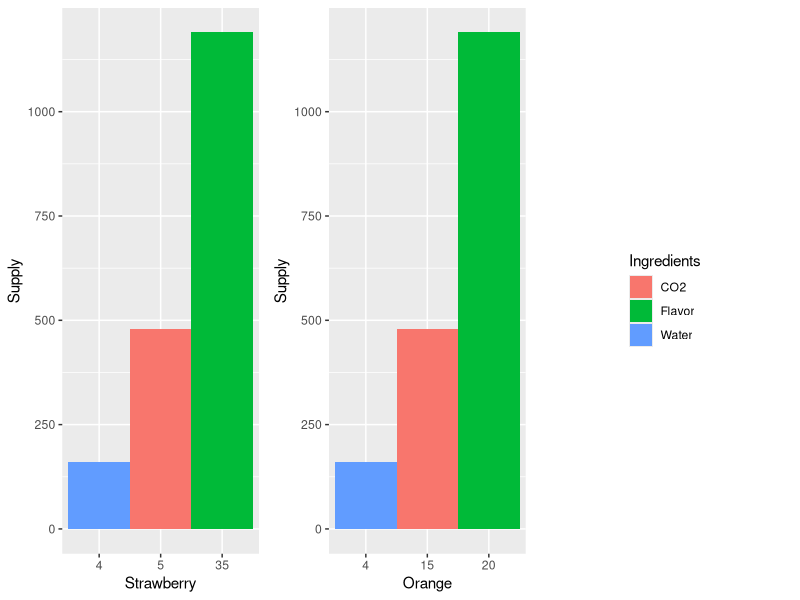
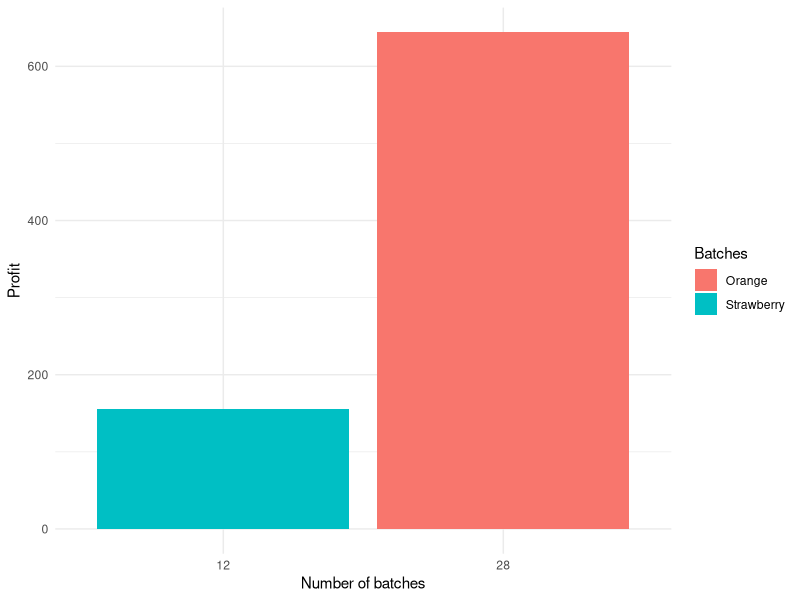
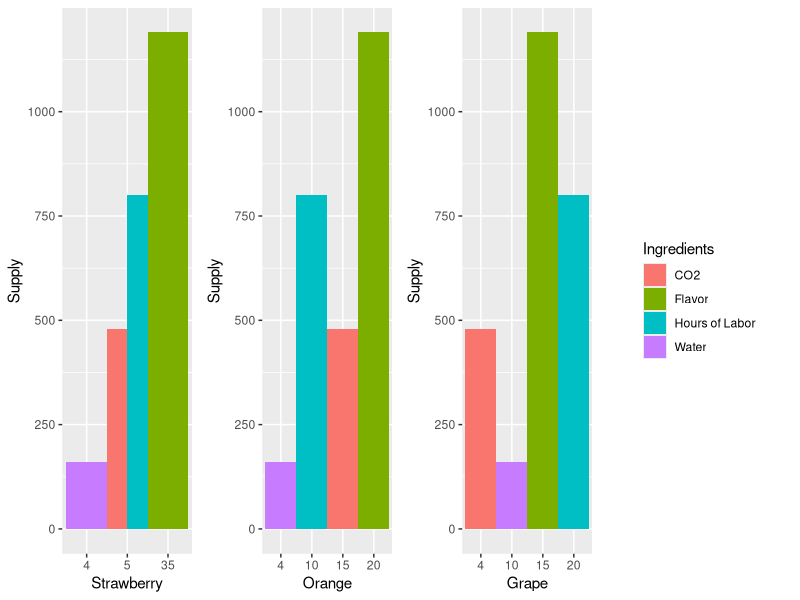
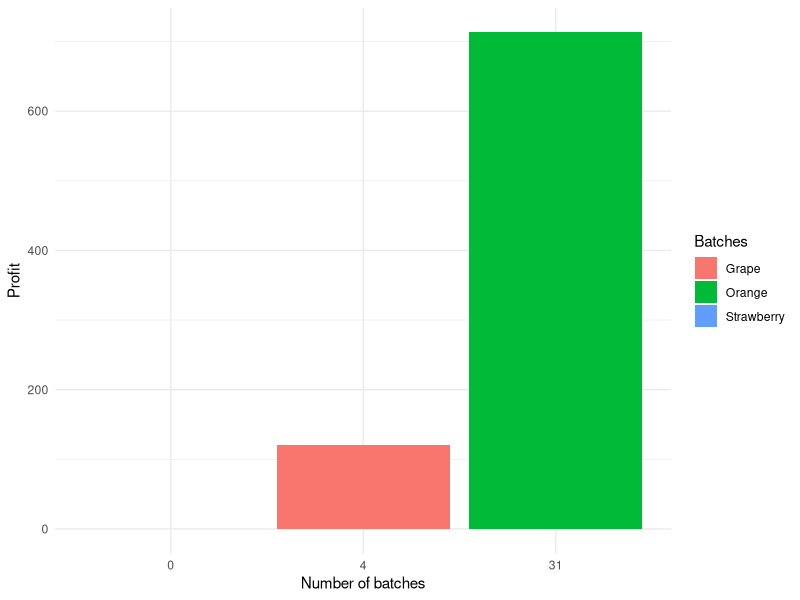

The R source for these figures, in order:
## ---- chunk 1
#Note: This is for the TA who is grading my homework, if you are John I would just like to say that the talk we had today really inspired me to push my 
#creativity and think of useful plots that can help 
library(lpSolve)
objective.in1 = c (13, 23)
const.mat1 = matrix( c(5,15,4,4,35,20), nrow = 3, byrow = TRUE)
const.dir1 = c("<=", "<=", "<=")
const.rhs1 = c(480, 160, 1190)

prob_1 = lp(direction='max', objective.in1, const.mat1, const.dir1, const.rhs1)

ans_1 = prob_1$solution

val_1 = prob_1$objval

colnames(const.mat1) <- c("Strawberry", "Orange")
Ingredients_1 <- c("CO2", "Water", "Flavor")

Max_Supply_1 <- const.rhs1
Supply_1 <- data.frame(Ingredients_1,Max_Supply_1)

Recipe_Per_Soda_B_1 <- cbind(const.mat1, Supply_1)
Recipe_Per_Soda_B_1

## ---- chunk 2
#remove comments if you do not have these packages installed
# install.packages("lpSolve")
# install.packages("cowplot")
library(tidyverse)
library(grid)
library(gridExtra)
library(cowplot)
#_____________________ Strawberry, Orange ______________________#





for_legend_1<-ggplot(Recipe_Per_Soda_B_1, aes(fill=Ingredients_1, y=Max_Supply_1,x=interaction(Strawberry))) + 
  geom_bar(position="dodge", stat="identity", width = 1)+scale_fill_discrete(name="Ingredients")

plot1<-ggplot(Recipe_Per_Soda_B_1, aes(fill=Ingredients_1, y=Max_Supply_1,x=interaction(Strawberry))) + 
  geom_bar(position="dodge", stat="identity", width = 1, show.legend = FALSE)+ylab("Supply")+xlab("Strawberry")

plot2<-ggplot(Recipe_Per_Soda_B_1, aes(fill=Ingredients_1, y=Max_Supply_1,x=interaction(Orange))) + 
  geom_bar(position="dodge", stat="identity", width = 1, show.legend = FALSE)+ylab("Supply")+xlab("Orange")




legend_1 <- cowplot::get_legend(for_legend_1)


Batch_1_Recipe_Plot<-grid.arrange(plot1, plot2,legend_1, ncol=3)


batch_amount_1 <- round(ans_1)

batch_name_1 <- c("Strawberry", "Orange")
Profit_1 <- batch_amount_1*objective.in1


profit_per_batch_1 <- data.frame(batch_amount_1,Profit_1,batch_name_1)




                
## ---- chunk 3
Profit_1_Plot <-ggplot(profit_per_batch_1, aes(x=interaction(batch_amount_1), y=Profit_1, fill=batch_name_1)) +
  geom_bar(stat="identity")+theme_minimal()+ylab("Profit")+ 
  xlab("Number of batches") +scale_fill_discrete(name="Batches")
Profit_1_Plot 
## ---- chunk 4
objective.in2 = c (13, 23, 30)
const.mat2 = matrix( c(5,15,4,4,4,10,35,20,15,5,10,20), nrow =4 , byrow = TRUE)
const.dir2 = c("<=", "<=", "<=","<=")
const.rhs2 = c(480, 160, 1190,800)

prob_2 = lp(direction='max', objective.in2, const.mat2, const.dir2, const.rhs2)

ans_2 = prob_2$solution

val_2 = prob_2$objval


colnames(const.mat2) <- c("Strawberry", "Orange", "Grape")
Ingredients_2 <- c("CO2", "Water", "Flavor", "Hours of Labor")

Max_Supply_2 <- const.rhs2
Supply_2 <- data.frame(Ingredients_2,Max_Supply_2)

Recipe_Per_Soda_B_2 <- cbind(const.mat2, Supply_2)
Recipe_Per_Soda_B_2



## ---- chunk 5
for_legend_2<-ggplot(Recipe_Per_Soda_B_2, aes(fill=Ingredients_2, y=Max_Supply_2,x=interaction(Strawberry))) + 
  geom_bar(position="dodge", stat="identity", width = 1)+scale_fill_discrete(name="Ingredients")

plot3<-ggplot(Recipe_Per_Soda_B_2, aes(fill=Ingredients_2, y=Max_Supply_2,x=interaction(Strawberry))) + 
  geom_bar(position="dodge", stat="identity", width = 1, show.legend = FALSE)+ylab("Supply")+xlab("Strawberry")

plot4<-ggplot(Recipe_Per_Soda_B_2, aes(fill=Ingredients_2, y=Max_Supply_2,x=interaction(Orange))) + 
  geom_bar(position="dodge", stat="identity", width = 1, show.legend = FALSE)+ylab("Supply")+xlab("Orange")

plot5<-ggplot(Recipe_Per_Soda_B_2, aes(fill=Ingredients_2, y=Max_Supply_2,x=interaction(Grape))) + 
  geom_bar(position="dodge", stat="identity", width = 1, show.legend = FALSE)+ylab("Supply")+xlab("Grape")


legend_2 <- cowplot::get_legend(for_legend_2)


Batch_2_Recipe_Plot<-grid.arrange(plot3, plot4, plot5,legend_2, ncol=4)

batch_amount_2 <- round(ans_2)

batch_name_2 <- c("Strawberry", "Orange", "Grape")
Profit_2 <- batch_amount_2*objective.in2


profit_per_batch_2 <- data.frame(batch_amount_2,Profit_2,batch_name_2)


## ---- chunk 6
Profit_2_Plot <-ggplot(profit_per_batch_2, aes(x=interaction(batch_amount_2), y=Profit_2, fill=batch_name_2)) +
  geom_bar(stat="identity")+theme_minimal()+ylab("Profit")+ 
  xlab("Number of batches") +scale_fill_discrete(name="Batches")
Profit_2_Plot
